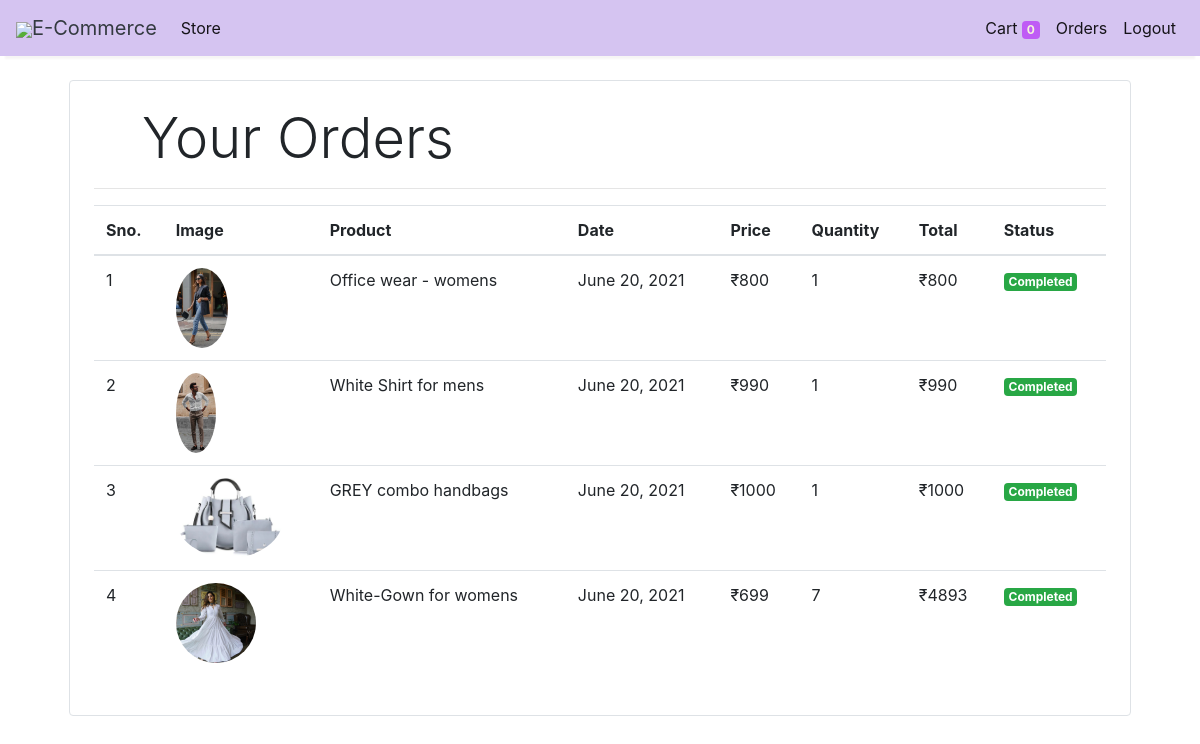
Screenshot of /orders (signed in) with the database file from the repository.
### store/models/orders.py (models this page shows, shortened)
class Order(models.Model):
    product = models.ForeignKey(Products,
                                on_delete=models.CASCADE)
    customer = models.ForeignKey(Customer,
                                 on_delete=models.CASCADE)
    quantity = models.IntegerField(default=1)
    price = models.IntegerField()
    address = models.CharField (max_length=50, default='', blank=True)
    phone = models.CharField (max_length=50, default='', blank=True)
    date = models.DateField (default=datetime.datetime.today)
    status = models.BooleanField (default=False)
    @staticmethod
    def get_orders_by_customer(customer_id):
        return Order.objects.filter(customer=customer_id).order_by('-date')

### store/models/product.py (models this page shows, shortened)
class Products(models.Model):
    name = models.CharField(max_length=60)
    price= models.IntegerField(default=0)
    category= models.ForeignKey(Category,on_delete=models.CASCADE,default=1 )
    description= models.CharField(max_length=250, default='', blank=True, null= True)
    image= models.ImageField(upload_to='uploads/products/')

### store/middlewares/auth.py (the view)
    def middleware(request):
        print(request.session.get('customer'))
        returnUrl = request.META['PATH_INFO']
        print(request.META['PATH_INFO'])
        if not request.session.get('customer'):
           return redirect(f'login?return_url={returnUrl}')
        response = get_response(request)
        return response

### store/templatetags/custom_filter.py (called while the page is built)
@register.filter(name='multiply')
def multiply(number , number1):
    return number * number1

### store/views/orders.py (called while the page is built)
    def get(self , request ):
        customer = request.session.get('customer')
        orders = Order.get_orders_by_customer(customer)
        print(orders)
        return render(request , 'orders.html'  , {'orders' : orders})

### store/templates/orders.html
{% extends 'base.html' %}
{% block content %}
{% load cart %}
{% load custom_filter %}
<div class="container">
   <div class="border rounded p-4 m-4">
        <p class="display-4 pl-4 ml-4">Your Orders</p>
        <hr>
        <table class="table">
            <thead>
                <tr>
                    <th>Sno.</th>
                    <th>Image</th>
                    <th>Product</th>
                    <th>Date</th>
                    <th>Price</th>
                    <th>Quantity</th>
                    <th>Total</th>
                    <th>Status</th>
                </tr>
            </thead>
            <tbody>
                {% for order in orders %}
                <tr>
                    <td>{{forloop.counter}}</td>
                    <td><img style="height: 80px;" class="rounded-circle" src="{{order.product.image.url}}" alt=""></td>
                    <td>{{order.product.name}}</td>
                    <td>{{order.date}}</td>
                    <td>₹{{order.price}}</td>
                    <td>{{order.quantity}}</td>
                    <td>₹{{order.quantity|multiply:order.price}}</td>
                    {% if order.status %}
                    <td><small class="badge badge-success">Completed</small></td>
                    {%else%}
                    <td><small class="badge badge-warning">Pending</small></td>
                    {% endif %}
                </tr>
                {% endfor %}
        </table>
   </div>
</div>
{% endblock %}

### rows the page displays
Order: product.image (picture), product.name "Office wear - womens", date "June 20, 2021", price "800", quantity "1", quantity|multiply "800", status "Completed"
Order: product.image (picture), product.name "White Shirt for mens", date "June 20, 2021", price "990", quantity "1", quantity|multiply "990", status "Completed"
Order: product.image (picture), product.name "GREY combo handbags", date "June 20, 2021", price "1000", quantity "1", quantity|multiply "1000", status "Completed"
Order: product.image (picture), product.name "White-Gown for womens", date "June 20, 2021", price "699", quantity "7", quantity|multiply "4893", status "Completed"

### other values shown
{{ request.session.cart.keys|length }} "0"
